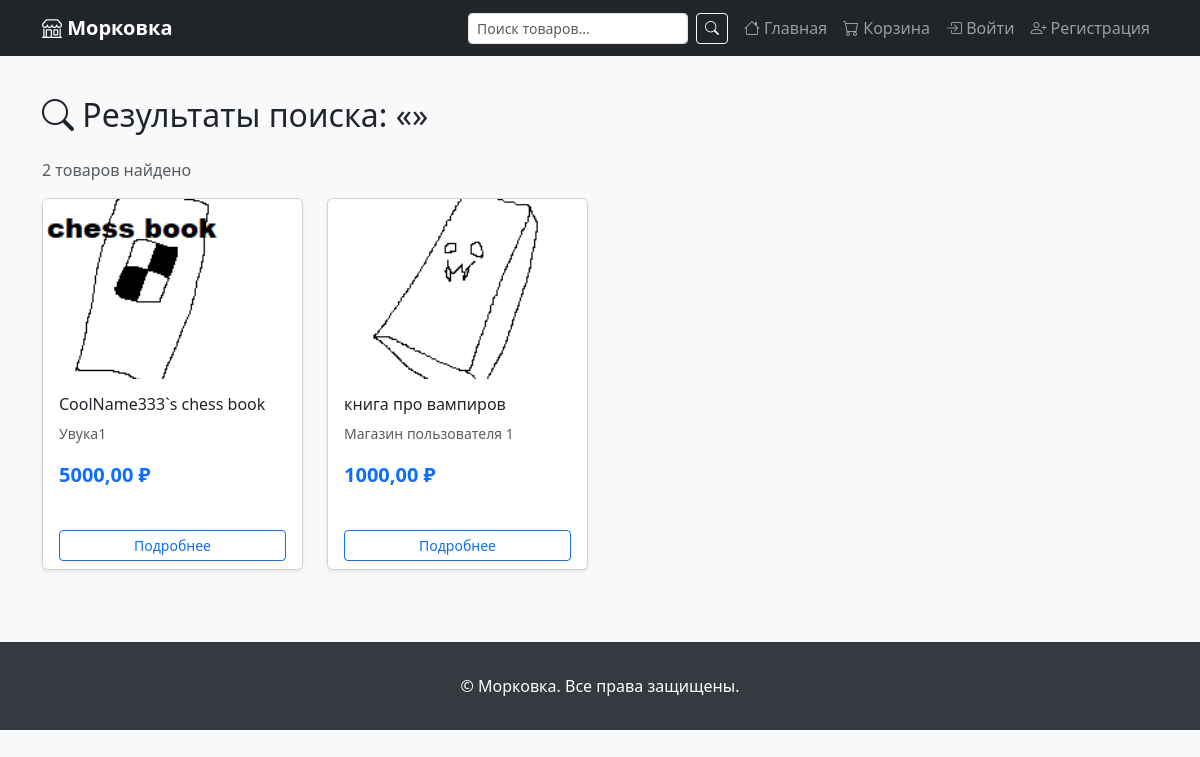
The app's page /store/search/ with its own data.
### marketplace_project/products/models.py (models this page shows, shortened)
class Product(models.Model):
    name = models.CharField(max_length=200, verbose_name='Название')
    slug = models.SlugField(max_length=200, unique=True, blank=True)
    description = models.TextField(blank=True, verbose_name='Описание')
    price = models.DecimalField(
        max_digits=10,
        decimal_places=2,
        verbose_name='Цена',
    )
    stock = models.PositiveIntegerField(
        default=0,
        verbose_name='Остаток на складе',
    )
    image = models.ImageField(
        upload_to='products/',
        blank=True,
        null=True,
        verbose_name='Изображение',
    )
    is_active = models.BooleanField(default=True, verbose_name='Активен')
    created_at = models.DateTimeField(auto_now_add=True)
    updated_at = models.DateTimeField(auto_now=True)
    vendor = models.ForeignKey(
        'users.Vendor',
        on_delete=models.CASCADE,
        related_name='products',
        verbose_name='Продавец',
    )
    category = models.ForeignKey(
        Category,
        on_delete=models.SET_NULL,
        null=True,
        blank=True,
        related_name='products',
        verbose_name='Категория',
    )
    class Meta:
        verbose_name = 'Товар'
        verbose_name_plural = 'Товары'
        ordering = ['-created_at']
        indexes = [
            models.Index(fields=['slug']),
            models.Index(fields=['-created_at']),
            models.Index(fields=['is_active', '-created_at']),
        ]
    def get_absolute_url(self):
        return reverse('store:product_detail', kwargs={'slug': self.slug})

### marketplace_project/users/models.py (models this page shows, shortened)
class Vendor(models.Model):
    STATUS_CHOICES = (
        ('pending', 'На модерации'),
        ('active', 'Активен'),
        ('rejected', 'Отклонено'),
        ('suspended', 'Приостановлен'),
    )
    owner = models.OneToOneField(
        CustomUser,
        on_delete=models.CASCADE,
        related_name='vendor',
        limit_choices_to={'role': 'seller'},
    )
    name = models.CharField(max_length=200, verbose_name='Название магазина')
    slug = models.SlugField(max_length=200, unique=True, blank=True)
    description = models.TextField(blank=True, verbose_name='Описание')
    logo = models.ImageField(upload_to='vendors/', blank=True, null=True)
    email = models.EmailField(blank=True, verbose_name='Контактный email')
    phone = models.CharField(max_length=20, blank=True, verbose_name='Телефон')
    address = models.TextField(blank=True, verbose_name='Адрес магазина')
    status = models.CharField(
        max_length=10,
        choices=STATUS_CHOICES,
        default='pending',
    )
    rating = models.DecimalField(
        max_digits=3,
        decimal_places=2,
        default=0,
        verbose_name='Рейтинг',
    )
    created_at = models.DateTimeField(auto_now_add=True)
    updated_at = models.DateTimeField(auto_now=True)
    class Meta:
        verbose_name = 'Магазин'
        verbose_name_plural = 'Магазины'
        ordering = ['name']

### marketplace_project/products/views.py (the view)
# urls.py: path('search/', views.search, name='search'),
def search(request):
    query = request.GET.get('q', '').strip()
    products = Product.objects.select_related('vendor', 'category').filter(
        Q(name__icontains=query) | Q(description__icontains=query),
        is_active=True,
    ).distinct()
    return render(request, 'store/search.html', {
        'query': query,
        'products': products,
    })

### templates/store/search.html (shortened to what this page needs)
{% extends 'base.html' %}
{% block content %}
<h2 class="mb-4">
    <i class="bi bi-search"></i> Результаты поиска: «{{ query }}»
</h2>
<p class="text-muted">{{ products.count }} товаров найдено</p>
{% if products %}
<div class="row g-4">
    {% for product in products %}
    <div class="col-6 col-md-3">
        <div class="card product-card h-100 shadow-sm">
            {% if product.image %}
            <img src="{{ product.image.url }}" class="card-img-top" alt="{{ product.name }}"
                 style="height:180px;object-fit:cover;">
            {% else %}
            <div class="card-img-top bg-secondary d-flex align-items-center justify-content-center"
                 style="height:180px;color:white;font-size:3rem;">
                <i class="bi bi-image"></i>
            </div>
            {% endif %}
            <div class="card-body">
                <h6 class="card-title text-truncate">{{ product.name }}</h6>
                <p class="text-muted small">{{ product.vendor.name }}</p>
                <p class="fw-bold text-primary fs-5">{{ product.price }} ₽</p>
            </div>
            <div class="card-footer bg-white border-top-0">
                <a href="{{ product.get_absolute_url }}" class="btn btn-outline-primary btn-sm w-100">Подробнее</a>
            </div>
        </div>
    </div>
    {% endfor %}
</div>
{% else %}
<div class="alert alert-info">По запросу «{{ query }}» ничего не найдено.</div>
{% endif %}
{% endblock %}

### templates/base.html (style rules this page uses)
body { background-color: #f8f9fa; }
.product-card { transition: transform 0.2s; }

### records on screen
Product: image (picture), name "CoolName333`s chess book", vendor.name "Увука1", price "5000,00"
Product: image (picture), name "книга про вампиров", vendor.name "Магазин пользователя 1", price "1000,00"

### other values on screen
{{ products.count }} "2"
